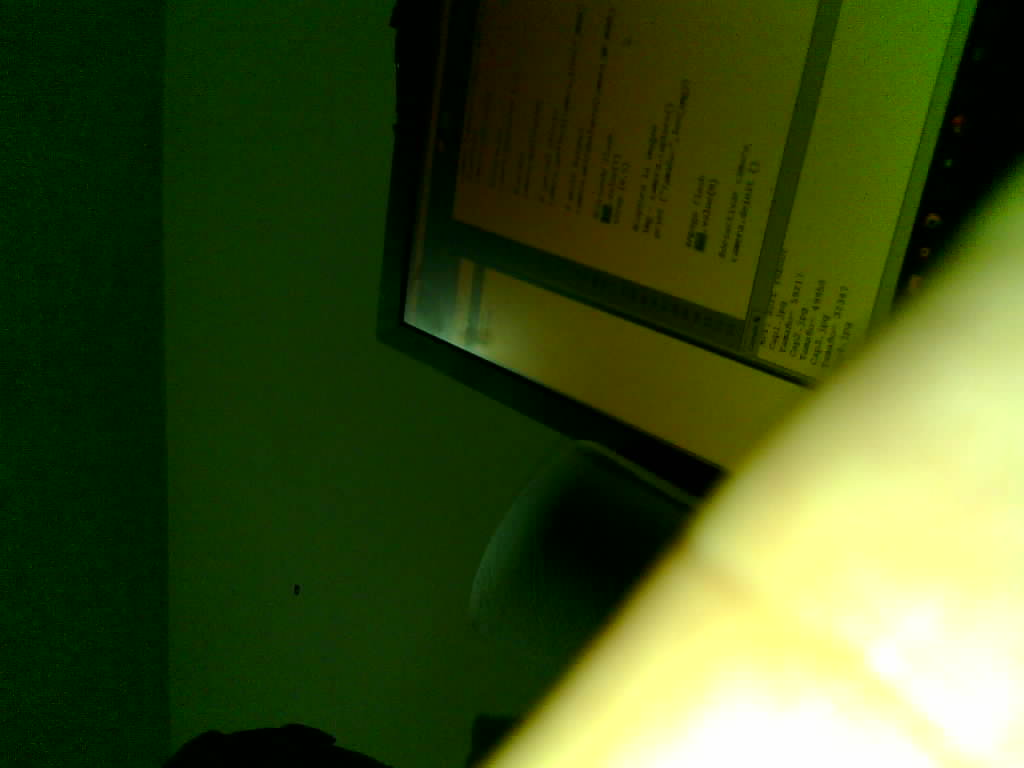
#> input picture Cap4.jpg, 1024 x 768 px, given in place of live, which was not available
$ python streaming_edge_detection.py   (older library calls are emulated)
#> lines starting #> are read from the running program, lines starting #| are printed output that depends on the picture; after the words box and inside, x2 and y2 are one past the last pixel; in counts of white or black regions, pixels touching at a corner belong together; pictures that were not available may be replaced by others from this repository, and a replacement may not be noted
import cv2

dropped = 0 # drop frames count

vid = cv2.VideoCapture('http://192.168.80.116/live') # open webcam capture

while True:
    ret, frame = vid.read() # get frame-by-frame
#> frame is the input picture: shape (768, 1024, 3); mean B, G, R 32.3, 82.1, 63.8
    print(vid.isOpened(), ret)
#| True True
    if frame is not None:
        if dropped > 0: dropped = 0 # reset
        frame_gray = cv2.cvtColor(frame, cv2.COLOR_BGR2GRAY)
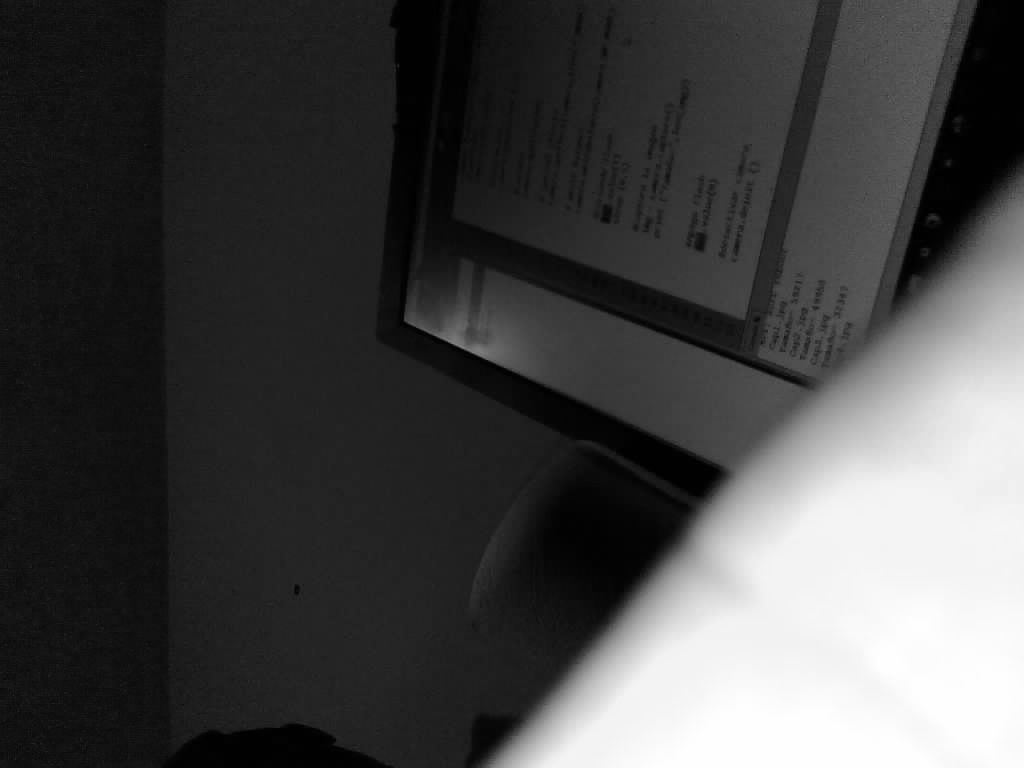
#> frame_gray: shape (768, 1024); min 0, max 254, mean 70.9
            # Blur the image for better edge detection
        frame_blur = cv2.GaussianBlur(frame_gray, (3,3), 0)

            # Sobel Edge Detection
        sobelx = cv2.Sobel(src=frame_blur, ddepth=cv2.CV_64F, dx=1, dy=0, ksize=5) # Sobel Edge Detection on the X axis
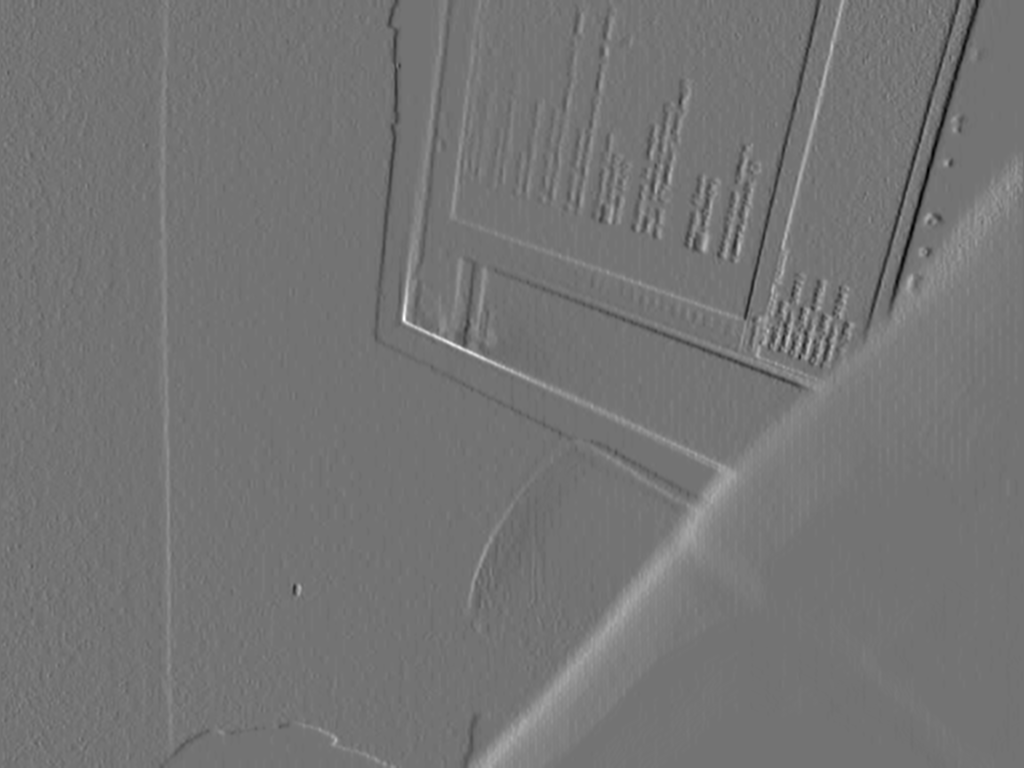
#> sobelx: shape (768, 1024) float64; min -1974, max 2370, mean 18.6; drawn with min black and max white
        sobely = cv2.Sobel(src=frame_blur, ddepth=cv2.CV_64F, dx=0, dy=1, ksize=5) # Sobel Edge Detection on the Y axis
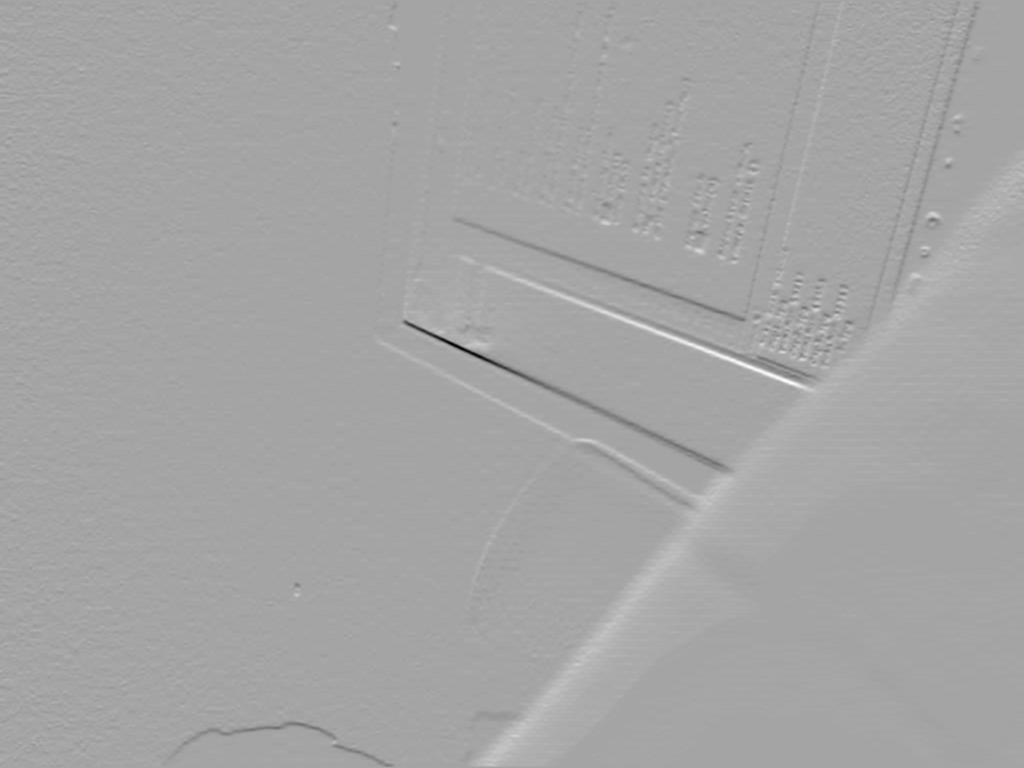
#> sobely: shape (768, 1024) float64; min -4118, max 2258, mean 16.5; drawn with min black and max white
        sobelxy = cv2.Sobel(src=frame_blur, ddepth=cv2.CV_64F, dx=1, dy=1, ksize=5) # Combined X and Y Sobel Edge Detection
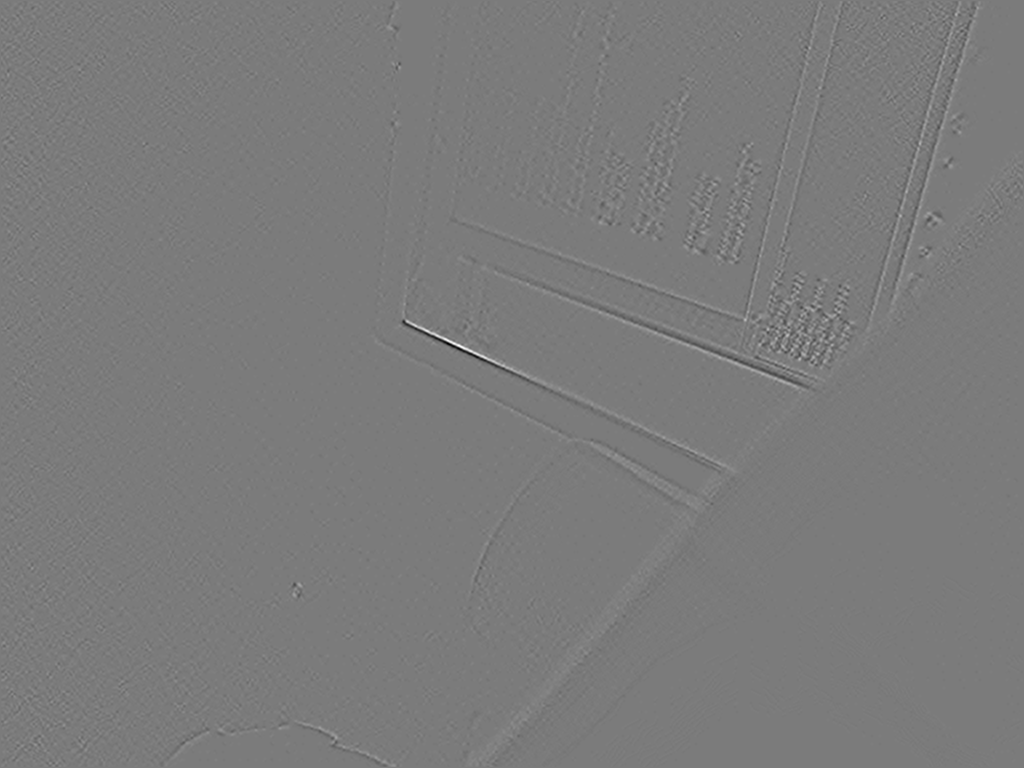
#> sobelxy: shape (768, 1024) float64; min -449, max 479, mean 0; drawn with min black and max white
        # Display Sobel Edge Detection Images
        #cv2.imshow('Sobel X', sobelx)
        #cv2.waitKey(10)
        cv2.imshow('Sobel Y', sobely)
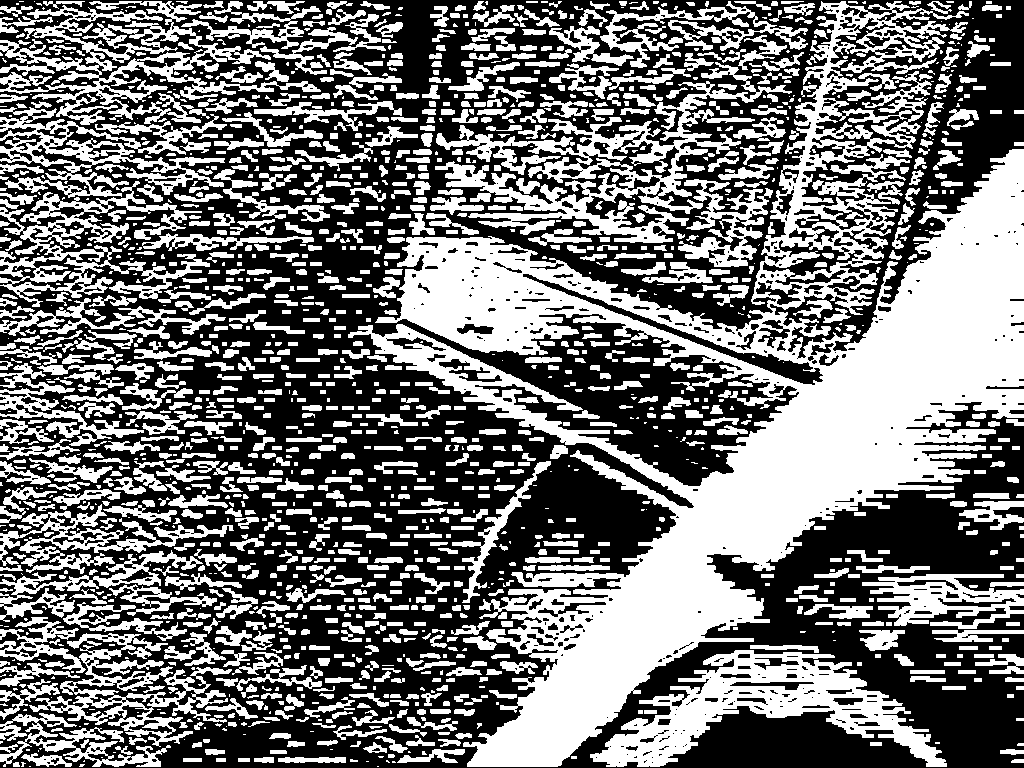
#> window 'Sobel Y': shape (768, 1024); 45.4% white; 1720 white regions (576 under 20 px), largest, box (x1, y1, x2, y2) and area: (348, 1, 1024, 767) 142322, (435, 62, 792, 243) 15535, (590, 650, 947, 767) 15002
        # [7 lines of commented-out code are left out]
        if cv2.waitKey(22) & 0xFF == ord('q'): # press q to quit
#> (key q is pressed here)
            break
    else:
        dropped += 1
        if dropped > 100:
           print("Server is down")
           break

# Done, clear all resources
vid.release()
cv2.destroyAllWindows()
print("Video stop")

"""
# Display original image
cv2.imshow('Original', frame)
cv2.waitKey(0)

# Convert to graycsale
frame_gray = cv2.cvtColor(frame, cv2.COLOR_BGR2GRAY)
# Blur the image for better edge detection
frame_blur = cv2.GaussianBlur(frame_gray, (3,3), 0)

# Sobel Edge Detection
sobelx = cv2.Sobel(src=frame_blur, ddepth=cv2.CV_64F, dx=1, dy=0, ksize=5) # Sobel Edge Detection on the X axis
sobely = cv2.Sobel(src=frame_blur, ddepth=cv2.CV_64F, dx=0, dy=1, ksize=5) # Sobel Edge Detection on the Y axis
sobelxy = cv2.Sobel(src=frame_blur, ddepth=cv2.CV_64F, dx=1, dy=1, ksize=5) # Combined X and Y Sobel Edge Detection
# Display Sobel Edge Detection Images
cv2.imshow('Sobel X', sobelx)
cv2.waitKey(0)
cv2.imshow('Sobel Y', sobely)
cv2.waitKey(0)
cv2.imshow('Sobel X Y using Sobel() function', sobelxy)
cv2.waitKey(0)

# Canny Edge Detection
edges = cv2.Canny(image=frame_blur, threshold1=100, threshold2=200) # Canny Edge Detection
# Display Canny Edge Detection Image
cv2.imshow('Canny Edge Detection', edges)
cv2.waitKey(0)"""

$ run again, on impresión carcasa.jpeg
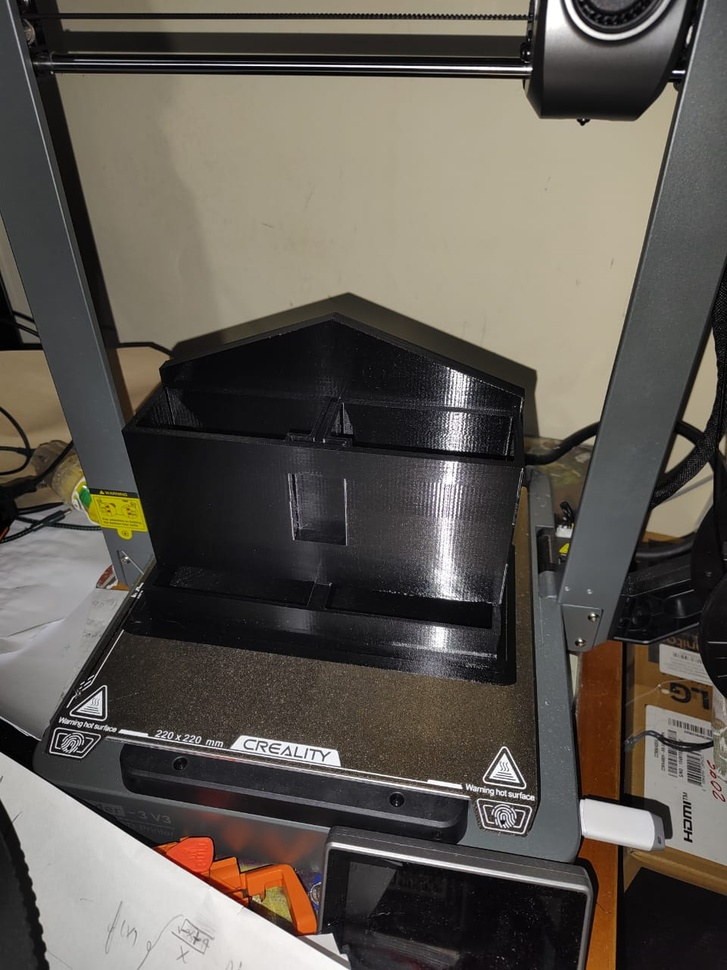
#> input picture impresión carcasa.jpeg, 727 x 970 px, shrunk from 960 x 1280 before the run, given in place of live, which was not available
#> frame is the input picture: shape (970, 727, 3); mean B, G, R 81.7, 89, 94.6
#| True True
#> `sobelxy = cv2.Sobel(src=frame_blur, ddepth=cv2.CV_64F, dx=1, dy=1, ksi..`:
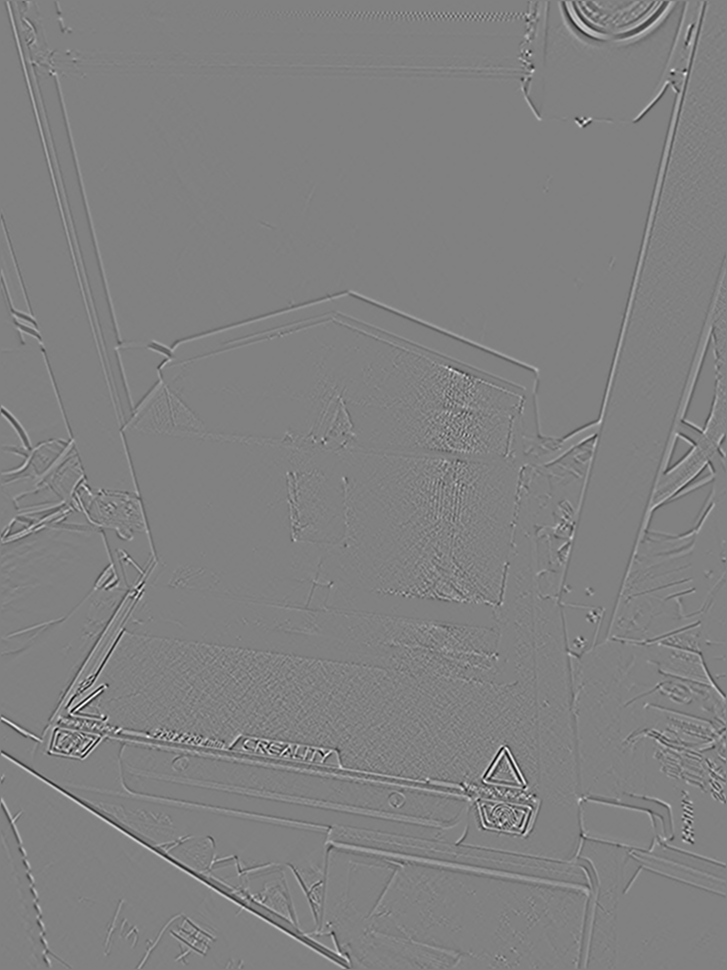
#> sobelxy: shape (970, 727) float64; min -1576, max 1535, mean 0; drawn with min black and max white
#> `cv2.imshow('Sobel Y', sobely)`:
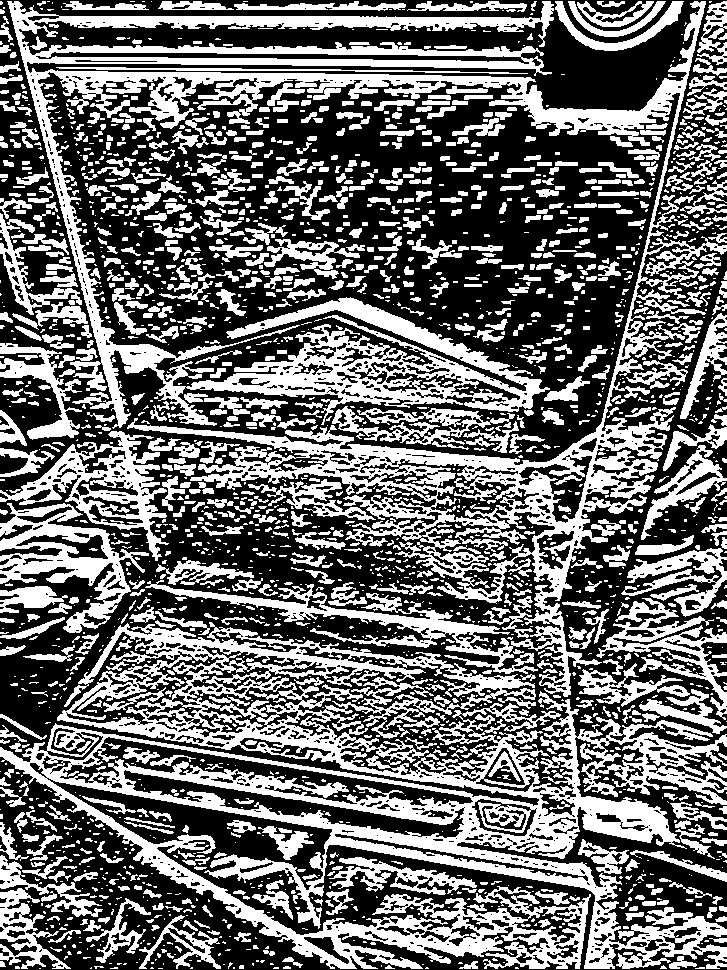
#> window 'Sobel Y': shape (970, 727); 42.2% white; 2374 white regions (1433 under 20 px), largest, box (x1, y1, x2, y2) and area: (7, 1, 727, 697) 85469, (0, 622, 727, 969) 78020, (0, 503, 149, 633) 6334
